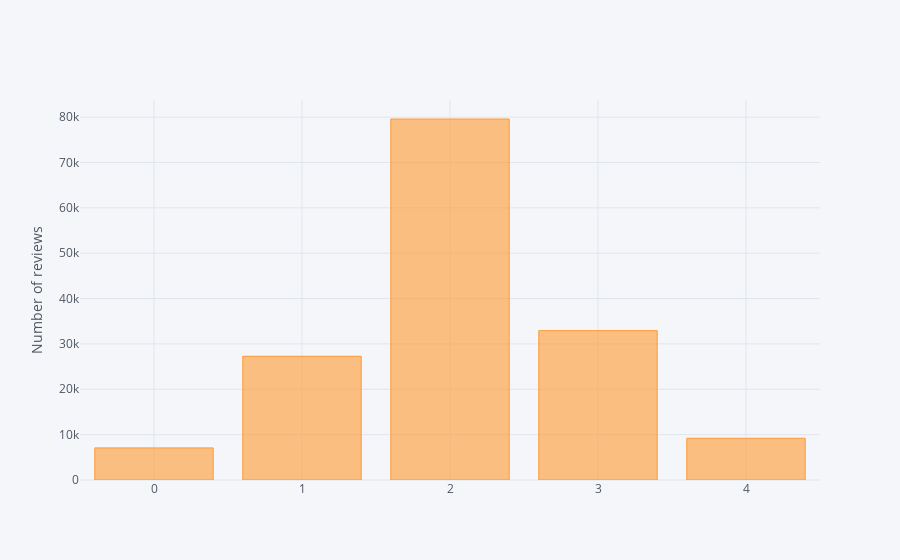

Notebook code for this chart:
### Code cell
df.Sentiment.value_counts().sort_values(ascending=False).iplot(kind='bar',yTitle='Number of reviews')

### Figure 1 — Plotly figure (JSON) as saved in the notebook; plotly's stock layout.template omitted (floating-point values rounded to 4 significant figures)
{"data": [{"name": "Sentiment", "orientation": "v", "text": "", "y": [79582, 32927, 27273, 9206, 7072], "marker": {"color": "rgba(255, 153, 51, 0.6)", "line": {"color": "rgba(255, 153, 51, 1.0)", "width": 1}}, "x": [2, 3, 1, 4, 0], "type": "bar", "uid": "1fa6e24d-fdc1-4824-a386-01a7cc7d5dc1"}], "layout": {"yaxis": {"tickfont": {"color": "#4D5663"}, "zerolinecolor": "#E1E5ED", "title": {"text": "Number of reviews", "font": {"color": "#4D5663"}}, "gridcolor": "#E1E5ED", "showgrid": true}, "paper_bgcolor": "#F5F6F9", "plot_bgcolor": "#F5F6F9", "title": {"font": {"color": "#4D5663"}}, "xaxis": {"tickfont": {"color": "#4D5663"}, "zerolinecolor": "#E1E5ED", "title": {"text": "", "font": {"color": "#4D5663"}}, "gridcolor": "#E1E5ED", "showgrid": true}, "legend": {"bgcolor": "#F5F6F9", "font": {"color": "#4D5663"}}}}
